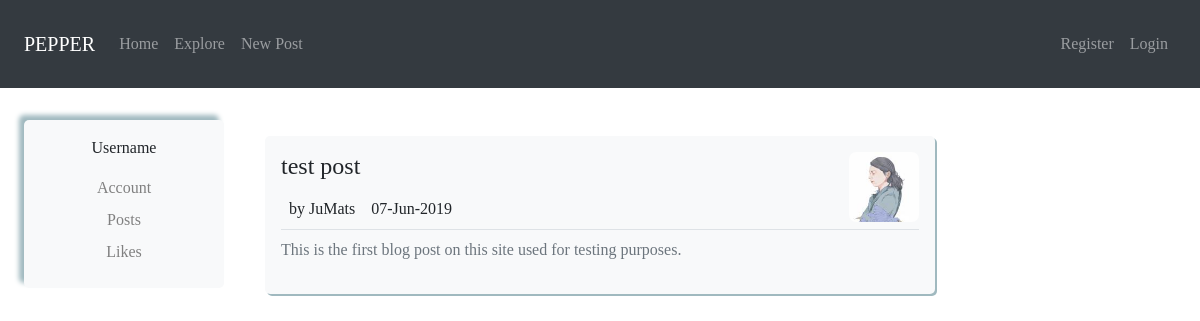
/post/1, run on the app's committed database.
### pepperblog/models.py (models this page shows, shortened)
class Post(db.Model):
     id=db.Column(db.Integer, primary_key=True)
     title=db.Column(db.String(100), nullable=False)
     date_posted=db.Column(db.DateTime, nullable=False, default=datetime.utcnow)
     content=db.Column(db.Text,nullable=False)
     user_id=db.Column(db.Integer, db.ForeignKey('user.id'), nullable=False)

class User(db.Model, UserMixin):
    id=db.Column(db.Integer, primary_key=True)
    username=db.Column(db.String(20), unique=True, nullable=False)
    email=db.Column(db.String(120), unique=True, nullable=False)
    image_file=db.Column(db.String(20),nullable=False,default='default.jpg')
    password=db.Column(db.String(60), nullable=False)
    posts=db.relationship("Post", backref='author',lazy=True)

### pepperblog/routes.py (the view)
@app.route("/post/<int:post_id>")
def post(post_id):
    post=Post.query.get_or_404(post_id)
    if post.author==current_user:
        return render_template("post.html", title=post.title, post=post,edit="Edit",delete="Delete")
    return render_template("post.html", title=post.title, post=post,edit="", delete="")

### pepperblog/templates/post.html (shortened to what this page needs)
{% extends "layout.html" %}
{% block content %}
    <div class="post bg-light p-3 my-4">
        <div class="media">
            <div>
                <h4>{{post.title}}</h4>
                <div class="media">
                        <p class="text-mute m-2">by {{post.author.username}}</p>
                        <p class="m-2">{{post.date_posted.strftime('%d-%b-%Y')}}</p>
                </div>
            </div>
            <div class="profile-post-wrapper pull-right ml-auto">
                 <img width="70px" class="profile-image" src="{{url_for('static',filename='profiles/'+post.author.image_file)}}">
            </div>
        </div>
        <div>
            <p class="border-top pt-2 text-secondary" style="white-space: pre-line">{{post.content}}</p>
        </div>
    </div>
{% endblock content%}

### pepperblog/static/main.css (style rules this page uses)
*,html,body { font-family: 'Playfair Display', serif; }
.profile-post-wrapper { border-radius:10%; width:70px; height:70px; overflow: hidden; }
.post { border-radius:5px; box-shadow: 2px 2px 0.5px #A0B9BF; }

### data on the page
Post: title "test post", date_posted "07-Jun-2019", content "This is the first blog post on this site used for testing purposes."
User: author.username "JuMats", image_file (picture)
